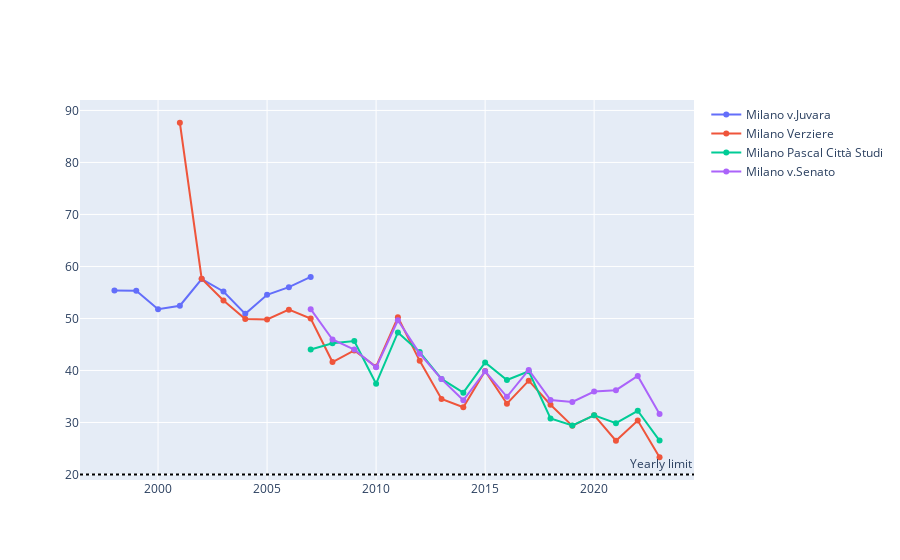

Here is the notebook cell this chart was saved with:
### Code cell
sensors = list(pm10_data.sensor_id.unique())
sensors = [6905,6956,10273,10320,20035]
plot_dfs = []
plot_names = []
for sensor in sensors:
    df_sensor = pm10_data_per_year.loc[pm10_data_per_year['sensor_id'] == sensor]
    plot_dfs.append(df_sensor.copy())
    plot_names.append(names.get(str(sensor)))

plot_columns_x = ['year'] * len(plot_dfs)
plot_columns_y = ['mean_value'] * len(plot_dfs)
    
show_plot(plot_dfs, plot_columns_x, plot_columns_y, name=plot_names, limits=[{'thr': 20, 'name':'Yearly limit'}], print=False)

### Figure 1 — Plotly figure (JSON) as saved in the notebook; plotly's stock layout.template omitted (floating-point values rounded to 4 significant figures)
{"data": [{"mode": "lines+markers", "name": "Milano v.Juvara", "type": "scatter", "x": [1998, 1999, 2000, 2001, 2002, 2003, 2004, 2005, 2006, 2007], "y": [55.38, 55.31, 51.77, 52.45, 57.59, 55.2, 50.88, 54.56, 56.02, 57.99]}, {"mode": "lines+markers", "name": "Milano Verziere", "type": "scatter", "x": [2001, 2002, 2003, 2004, 2005, 2006, 2007, 2008, 2009, 2010, 2011, 2012, 2013, 2014, 2015, 2016, 2017, 2018, 2019, 2020, 2021, 2022, 2023], "y": [87.63, 57.64, 53.45, 49.91, 49.81, 51.69, 49.98, 41.62, 43.85, 40.71, 50.22, 41.85, 34.54, 32.94, 39.9, 33.61, 38.04, 33.41, 29.35, 31.41, 26.49, 30.38, 23.31]}, {"mode": "lines+markers", "name": "Milano Pascal Città Studi", "type": "scatter", "x": [2007, 2008, 2009, 2010, 2011, 2012, 2013, 2014, 2015, 2016, 2017, 2018, 2019, 2020, 2021, 2022, 2023], "y": [44.02, 45.24, 45.67, 37.45, 47.32, 43.53, 38.37, 35.73, 41.54, 38.17, 39.84, 30.78, 29.43, 31.38, 29.86, 32.25, 26.52]}, {"mode": "lines+markers", "name": "Milano v.Senato", "type": "scatter", "x": [2007, 2008, 2009, 2010, 2011, 2012, 2013, 2014, 2015, 2016, 2017, 2018, 2019, 2020, 2021, 2022, 2023], "y": [51.78, 45.96, 44.02, 40.6, 49.66, 43.23, 38.34, 34.28, 39.84, 34.93, 40.09, 34.32, 33.95, 35.95, 36.21, 38.96, 31.63]}, {"mode": "lines+markers", "name": "Milano Verziere", "type": "scatter", "x": [], "y": []}], "layout": {"annotations": [{"showarrow": false, "text": "Yearly limit", "x": 1, "xanchor": "right", "xref": "x domain", "y": 20, "yanchor": "bottom", "yref": "y"}], "shapes": [{"line": {"color": "black", "dash": "dot", "width": 2}, "type": "line", "x0": 0, "x1": 1, "xref": "x domain", "y0": 20, "y1": 20, "yref": "y"}]}}
